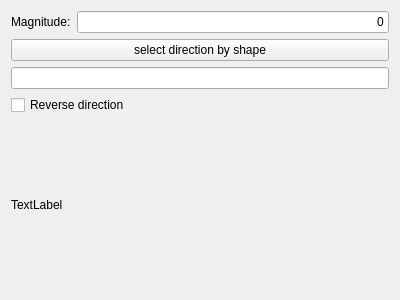
<?xml version="1.0" encoding="UTF-8"?>
<ui version="4.0">
 <class>Form</class>
 <widget class="QWidget" name="Form">
  <property name="geometry">
   <rect>
    <x>0</x>
    <y>0</y>
    <width>400</width>
    <height>300</height>
   </rect>
  </property>
  <property name="windowTitle">
   <string>Form</string>
  </property>
  <layout class="QVBoxLayout" name="verticalLayout">
   <item>
    <layout class="QVBoxLayout" name="verticalLayout_4">
     <item>
      <layout class="QHBoxLayout" name="horizontalLayout_2">
       <item>
        <widget class="QLabel" name="labelMag">
         <property name="text">
          <string>Magnitude:</string>
         </property>
        </widget>
       </item>
       <item>
        <widget class="Gui::InputField" name="inputVectorMag">
         <property name="sizePolicy">
          <sizepolicy hsizetype="MinimumExpanding" vsizetype="Fixed">
           <horstretch>0</horstretch>
           <verstretch>0</verstretch>
          </sizepolicy>
         </property>
         <property name="text">
          <string>0</string>
         </property>
         <property name="alignment">
          <set>Qt::AlignRight|Qt::AlignTrailing|Qt::AlignVCenter</set>
         </property>
         <property name="singleStep" stdset="0">
          <double>2.000000000000000</double>
         </property>
         <property name="minimum" stdset="0">
          <double>0.000000000000000</double>
         </property>
         <property name="unit" stdset="0">
          <string notr="true">m/s</string>
         </property>
         <property name="format" stdset="0">
          <number>0</number>
         </property>
        </widget>
       </item>
      </layout>
     </item>
     <item>
      <widget class="QPushButton" name="buttonDirection">
       <property name="sizePolicy">
        <sizepolicy hsizetype="Preferred" vsizetype="Fixed">
         <horstretch>0</horstretch>
         <verstretch>0</verstretch>
        </sizepolicy>
       </property>
       <property name="maximumSize">
        <size>
         <width>16777215</width>
         <height>16777215</height>
        </size>
       </property>
       <property name="text">
        <string>select direction by shape</string>
       </property>
      </widget>
     </item>
     <item>
      <widget class="QLineEdit" name="lineDirection">
       <property name="sizePolicy">
        <sizepolicy hsizetype="MinimumExpanding" vsizetype="Fixed">
         <horstretch>0</horstretch>
         <verstretch>0</verstretch>
        </sizepolicy>
       </property>
       <property name="minimumSize">
        <size>
         <width>75</width>
         <height>0</height>
        </size>
       </property>
       <property name="maximumSize">
        <size>
         <width>16777215</width>
         <height>16777215</height>
        </size>
       </property>
       <property name="baseSize">
        <size>
         <width>0</width>
         <height>0</height>
        </size>
       </property>
      </widget>
     </item>
     <item>
      <widget class="QCheckBox" name="checkReverse">
       <property name="enabled">
        <bool>true</bool>
       </property>
       <property name="minimumSize">
        <size>
         <width>160</width>
         <height>0</height>
        </size>
       </property>
       <property name="maximumSize">
        <size>
         <width>200</width>
         <height>16777215</height>
        </size>
       </property>
       <property name="text">
        <string>Reverse direction</string>
       </property>
      </widget>
     </item>
     <item>
      <widget class="QLabel" name="labelVector">
       <property name="text">
        <string>TextLabel</string>
       </property>
      </widget>
     </item>
    </layout>
   </item>
  </layout>
 </widget>
 <customwidgets>
  <customwidget>
   <class>Gui::InputField</class>
   <extends>QLineEdit</extends>
   <header>Gui/InputField.h</header>
  </customwidget>
 </customwidgets>
 <resources/>
 <connections/>
</ui>
